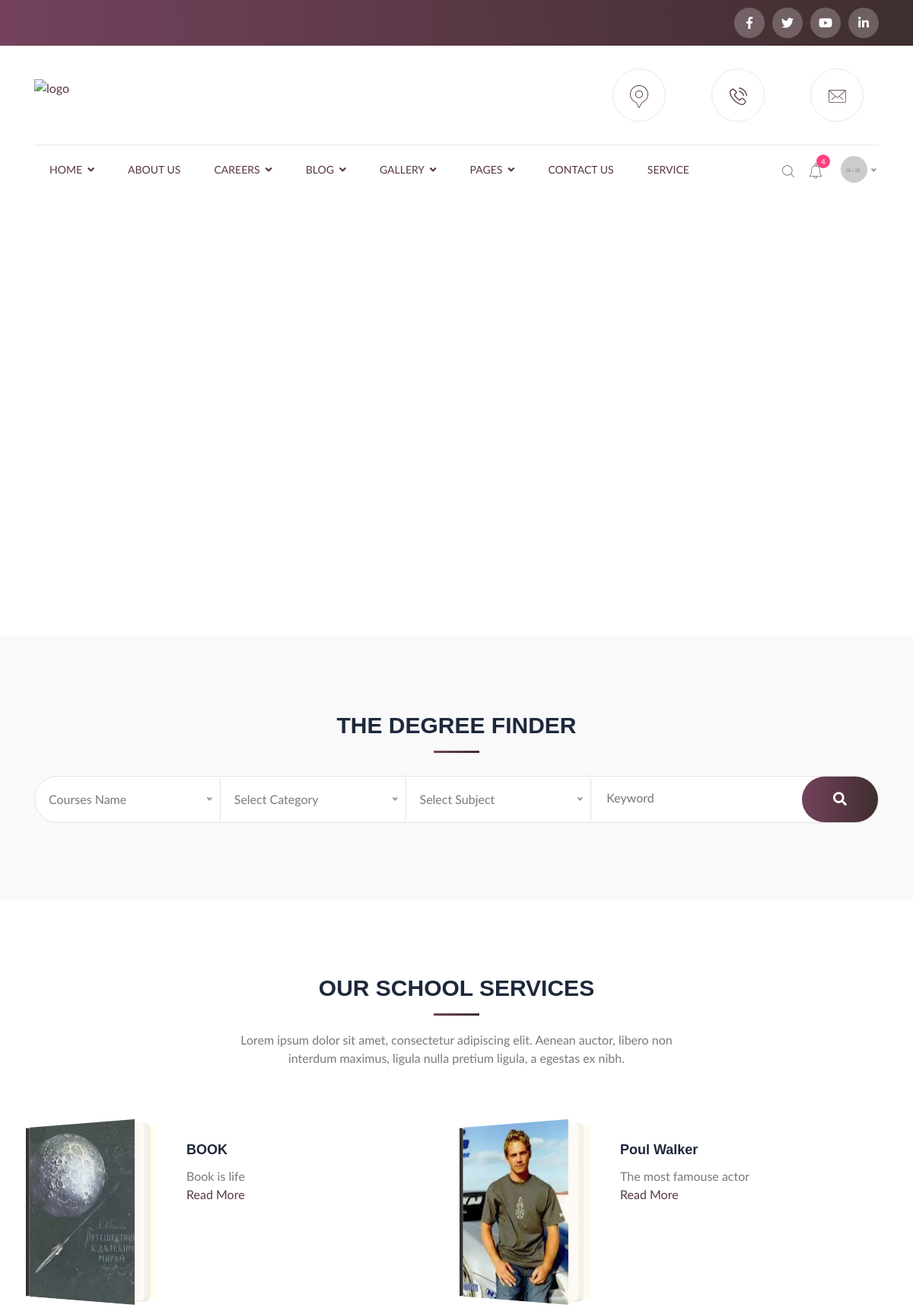
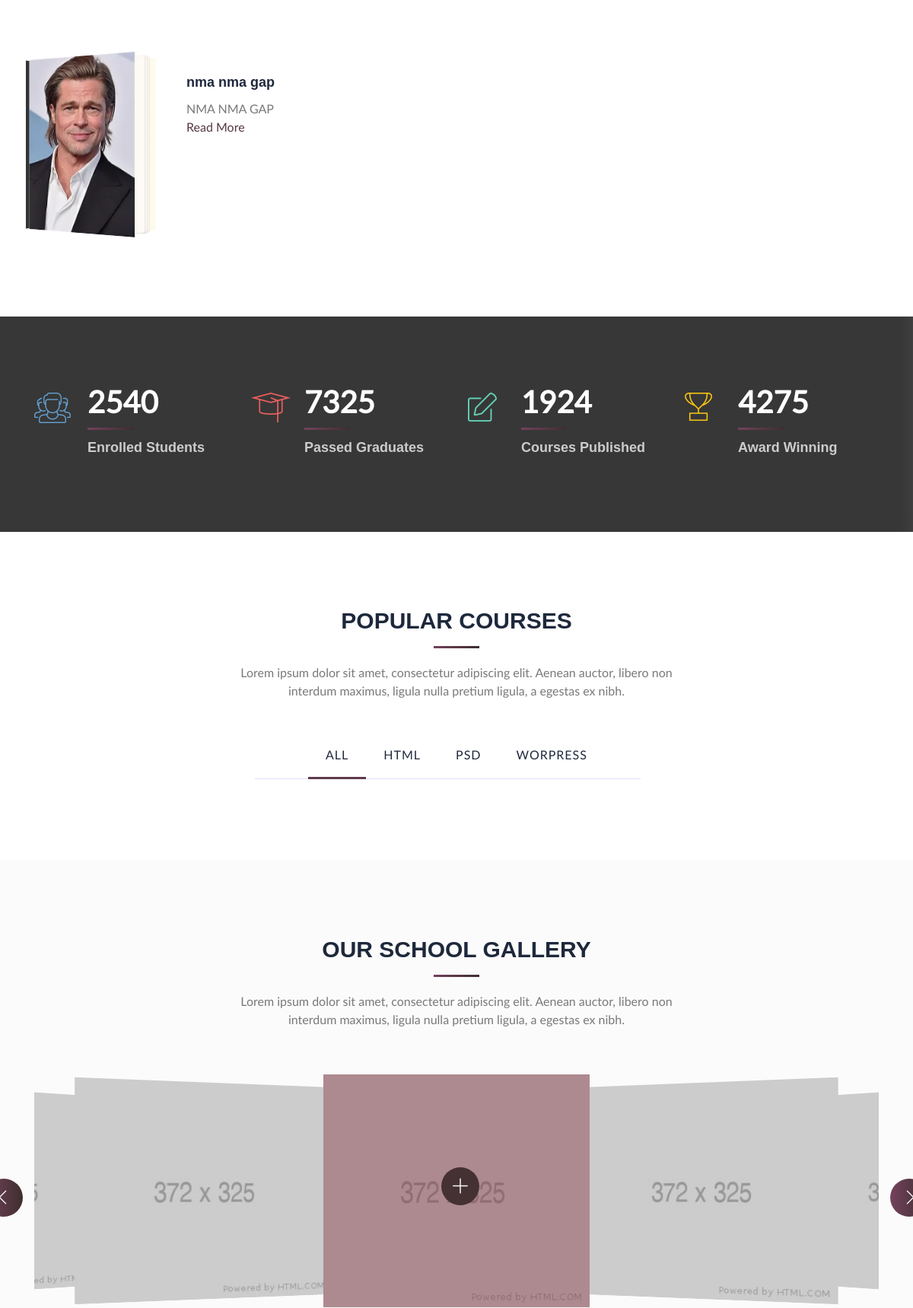
The page / (upper part) on the database its author committed (2 pictures, top to bottom).
### main/models.py (models this page shows)
class Service(models.Model):
    title = models.CharField(max_length=150)
    content = models.TextField()
    image = models.ImageField(upload_to="service/", help_text="O'lcham: 160x250 px")
    book_image = models.ImageField(upload_to="book/image/", help_text="O'lcham 371x202 px")
    created_at = models.DateTimeField(auto_now_add=True)

### main/views.py (the view)
# urls.py: path('', HomePageView.as_view(), name="home"),
class HomePageView(ListView):
    model = Course
    template_name = 'main/index.html'
    context_object_name = 'courses'
    paginate_by = 3
    def get_context_data(self, *, object_list=None, **kwargs):
        context = super().get_context_data()
        try:
            header = Header.objects.first()
            context['header'] = header
            header_images = HeaderImage.objects.filter(header=header)
            context['header_images'] = header_images
            services = Service.objects.all()[:4]
            context['services'] = services
        except:
            pass
        return context

### main/templates/main/index.html (shortened to what this page needs)
{% extends 'base.html' %}
{% block content %}
{% include 'main/components/_form_wrapper.html' %}
{% include 'main/components/_books_wrapper.html' %}
{% include 'main/components/_counter_wrapper.html' %}
{% include 'main/components/_course_wrapper.html' %}
{% include 'main/components/_gallery_wrapper.html' %}
{% include 'main/components/_testimonial_wrapper.html' %}
{% endblock content %}

### main/templates/main/components/_books_wrapper.html (shortened to what this page needs)
<div class="edu_books_main_wrapper float_left">
        <div class="container">
            <div class="row">
                <div class="col-lg-12 col-md-12 col-sm-12">
                    <div class="edu_heading_wrapper float_left">
                        <h3>OUR SCHOOL SERVICES</h3>
                        <p>Lorem ipsum dolor sit amet, consectetur adipiscing elit. Aenean auctor, libero non
                            <br>interdum maximus, ligula nulla pretium ligula, a egestas ex nibh.</p>
                    </div>
                </div>
                {% for service in services %}
                <div class="col-xl-6 col-lg-6 col-md-12 col-sm-12 col-12">
                    <figure class='book'>
                        <ul class='hardcover_front'>
                            <li>
                            </li>
                            <li></li>
                        </ul>
                        <ul class='page'>
                            <li> <a class="btn" href="#">Download</a></li>
                        </ul>
                        <ul class='hardcover_back'>
                        </ul>
                        <ul class='book_spine'>
                        </ul>
                        <figcaption class="edu_books_text">
                            <h3><a href="/service_detail  ">{{ service.title }}</a></h3>
                            <p>{{ service.content }}</p>
                            <a href="{% url 'main:service_detail' pk=service.pk %}" class="blog_read">Read More</a>
                        </figcaption>
                    </figure>
                </div>
                {% endfor %}
            </div>
        </div>
    </div>

### rows shown on the page
Service: title "BOOK", content "Book is life"
Service: title "Poul Walker", content "The most famouse actor"
Service: title "nma nma gap", content "NMA NMA GAP"
